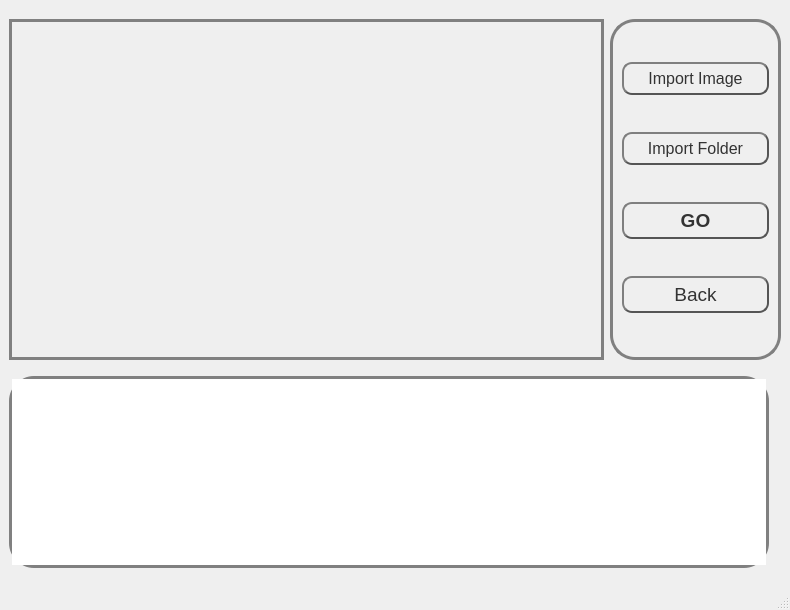
<?xml version="1.0" encoding="UTF-8"?>
<ui version="4.0">
 <class>Test</class>
 <widget class="QMainWindow" name="Test">
  <property name="geometry">
   <rect>
    <x>0</x>
    <y>0</y>
    <width>790</width>
    <height>610</height>
   </rect>
  </property>
  <property name="minimumSize">
   <size>
    <width>790</width>
    <height>610</height>
   </size>
  </property>
  <property name="maximumSize">
   <size>
    <width>790</width>
    <height>610</height>
   </size>
  </property>
  <property name="windowTitle">
   <string>MainWindow</string>
  </property>
  <property name="styleSheet">
   <string notr="true">background-color: &quot;#455A64&quot;</string>
  </property>
  <widget class="QWidget" name="centralwidget">
   <layout class="QGridLayout" name="gridLayout">
    <item row="0" column="1">
     <widget class="QGroupBox" name="groupBox">
      <property name="minimumSize">
       <size>
        <width>171</width>
        <height>341</height>
       </size>
      </property>
      <property name="maximumSize">
       <size>
        <width>171</width>
        <height>341</height>
       </size>
      </property>
      <property name="autoFillBackground">
       <bool>false</bool>
      </property>
      <property name="styleSheet">
       <string notr="true">background-color: &quot;#78909C&quot;;
border: 3px solid gray;
border-radius: 25px</string>
      </property>
      <property name="title">
       <string/>
      </property>
      <layout class="QVBoxLayout" name="verticalLayout">
       <item>
        <widget class="QPushButton" name="import_img">
         <property name="font">
          <font>
           <pointsize>12</pointsize>
          </font>
         </property>
         <property name="autoFillBackground">
          <bool>false</bool>
         </property>
         <property name="styleSheet">
          <string notr="true">QPushButton {
    color: #333;
    border: 2px solid #555;
    border-radius: 10;
    border-style: outset;
    background: qradialgradient(
        cx: 0.3, cy: -0.4, fx: 0.3, fy: -0.4,
        radius: 1.35, stop: 0 #fff, stop: 1 #888
        );
    padding: 5px;
    }</string>
         </property>
         <property name="text">
          <string>Import Image</string>
         </property>
        </widget>
       </item>
       <item>
        <widget class="QPushButton" name="import_folder">
         <property name="font">
          <font>
           <pointsize>12</pointsize>
          </font>
         </property>
         <property name="styleSheet">
          <string notr="true">QPushButton {
    color: #333;
    border: 2px solid #555;
    border-radius: 10;
    border-style: outset;
    background: qradialgradient(
        cx: 0.3, cy: -0.4, fx: 0.3, fy: -0.4,
        radius: 1.35, stop: 0 #fff, stop: 1 #888
        );
    padding: 5px;
    }</string>
         </property>
         <property name="text">
          <string>Import Folder</string>
         </property>
        </widget>
       </item>
       <item>
        <widget class="QPushButton" name="run_test">
         <property name="font">
          <font>
           <pointsize>14</pointsize>
           <weight>75</weight>
           <bold>true</bold>
          </font>
         </property>
         <property name="styleSheet">
          <string notr="true">QPushButton {
    color: #333;
    border: 2px solid #555;
    border-radius: 10;
    border-style: outset;
    background: qradialgradient(
        cx: 0.3, cy: -0.4, fx: 0.3, fy: -0.4,
        radius: 1.35, stop: 0 #fff, stop: 1 #888
        );
    padding: 5px;
    }</string>
         </property>
         <property name="text">
          <string>GO</string>
         </property>
        </widget>
       </item>
       <item>
        <widget class="QPushButton" name="back_button">
         <property name="font">
          <font>
           <pointsize>14</pointsize>
           <weight>50</weight>
           <italic>false</italic>
           <bold>false</bold>
           <strikeout>false</strikeout>
          </font>
         </property>
         <property name="styleSheet">
          <string notr="true">QPushButton {
    color: #333;
    border: 2px solid #555;
    border-radius: 10;
    border-style: outset;
    background: qradialgradient(
        cx: 0.3, cy: -0.4, fx: 0.3, fy: -0.4,
        radius: 1.35, stop: 0 #fff, stop: 1 #888
        );
    padding: 5px;
    }</string>
         </property>
         <property name="text">
          <string>Back</string>
         </property>
        </widget>
       </item>
      </layout>
      <zorder>import_img</zorder>
      <zorder>run_test</zorder>
      <zorder>import_folder</zorder>
      <zorder>back_button</zorder>
     </widget>
    </item>
    <item row="1" column="0" colspan="2">
     <widget class="QTextBrowser" name="consol">
      <property name="minimumSize">
       <size>
        <width>760</width>
        <height>192</height>
       </size>
      </property>
      <property name="maximumSize">
       <size>
        <width>691</width>
        <height>192</height>
       </size>
      </property>
      <property name="font">
       <font>
        <pointsize>10</pointsize>
       </font>
      </property>
      <property name="autoFillBackground">
       <bool>false</bool>
      </property>
      <property name="styleSheet">
       <string notr="true">background-color: &quot;transparent&quot;;
border: 3px solid gray;
border-radius: 25px;
color: rgb(255, 255, 255);</string>
      </property>
     </widget>
    </item>
    <item row="0" column="0">
     <widget class="QLabel" name="label">
      <property name="styleSheet">
       <string notr="true">background-color: &quot;transparent&quot;;
border: 3px solid gray;
color: rgb(255, 255, 255);</string>
      </property>
      <property name="text">
       <string/>
      </property>
     </widget>
    </item>
   </layout>
  </widget>
  <widget class="QMenuBar" name="menubar">
   <property name="geometry">
    <rect>
     <x>0</x>
     <y>0</y>
     <width>790</width>
     <height>22</height>
    </rect>
   </property>
  </widget>
  <widget class="QStatusBar" name="statusbar"/>
 </widget>
 <tabstops>
  <tabstop>import_folder</tabstop>
  <tabstop>import_img</tabstop>
  <tabstop>consol</tabstop>
  <tabstop>run_test</tabstop>
 </tabstops>
 <resources/>
 <connections/>
</ui>
